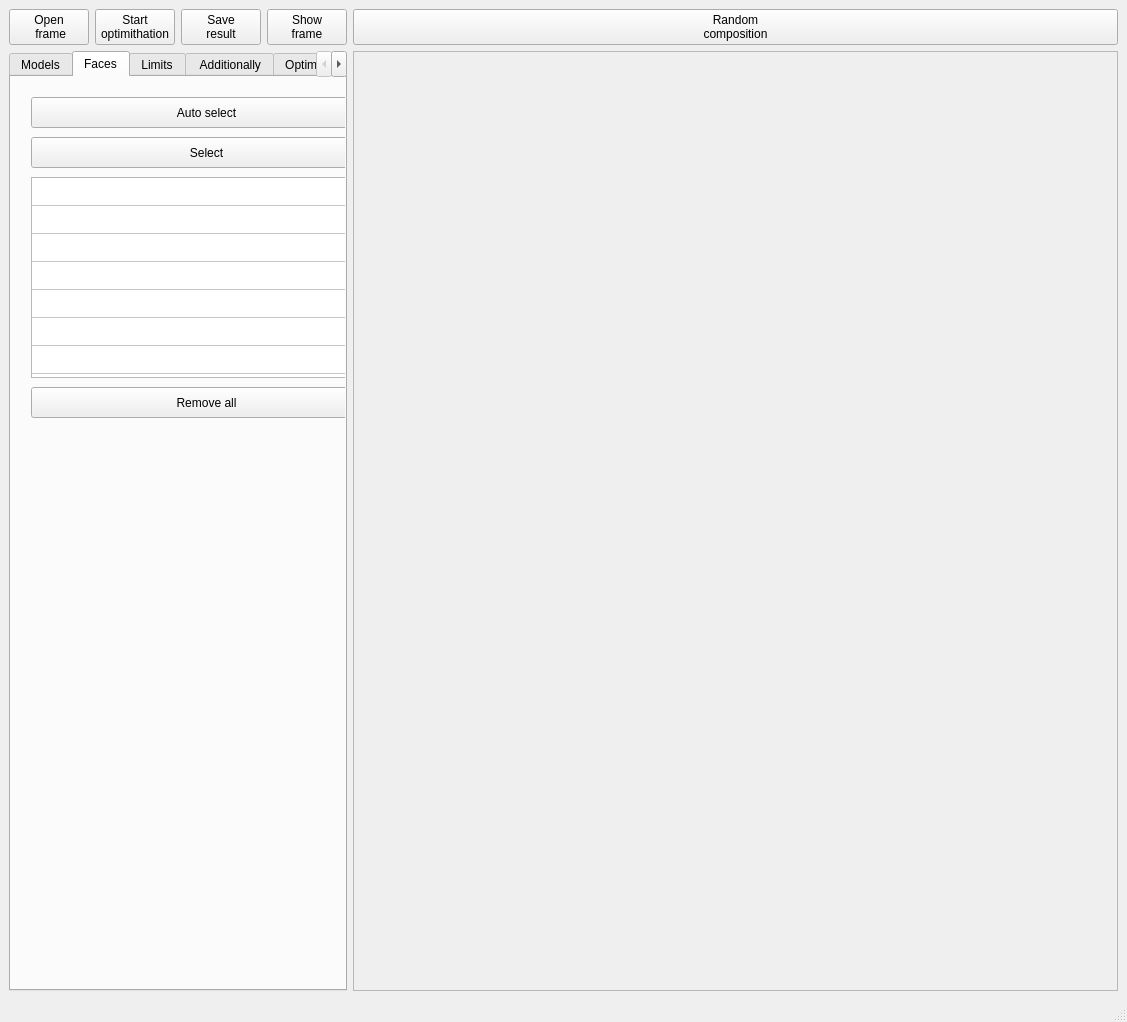
<?xml version="1.0" encoding="UTF-8"?>
<ui version="4.0">
 <class>MainWindow</class>
 <widget class="QMainWindow" name="MainWindow">
  <property name="windowModality">
   <enum>Qt::WindowModal</enum>
  </property>
  <property name="enabled">
   <bool>true</bool>
  </property>
  <property name="geometry">
   <rect>
    <x>0</x>
    <y>0</y>
    <width>1127</width>
    <height>1022</height>
   </rect>
  </property>
  <property name="baseSize">
   <size>
    <width>0</width>
    <height>0</height>
   </size>
  </property>
  <property name="windowTitle">
   <string>MainWindow</string>
  </property>
  <widget class="QWidget" name="centralwidget">
   <layout class="QGridLayout" name="gridLayout">
    <item row="1" column="4">
     <widget class="QScrollArea" name="scrollArea">
      <property name="sizePolicy">
       <sizepolicy hsizetype="Expanding" vsizetype="Expanding">
        <horstretch>0</horstretch>
        <verstretch>0</verstretch>
       </sizepolicy>
      </property>
      <property name="widgetResizable">
       <bool>true</bool>
      </property>
      <widget class="QWidget" name="scrollAreaWidgetContents">
       <property name="geometry">
        <rect>
         <x>0</x>
         <y>0</y>
         <width>703</width>
         <height>899</height>
        </rect>
       </property>
      </widget>
     </widget>
    </item>
    <item row="0" column="2">
     <widget class="QPushButton" name="Save_result">
      <property name="text">
       <string>Save 
result</string>
      </property>
     </widget>
    </item>
    <item row="0" column="0">
     <widget class="QPushButton" name="Open_frame">
      <property name="autoFillBackground">
       <bool>false</bool>
      </property>
      <property name="text">
       <string>Open
 frame</string>
      </property>
     </widget>
    </item>
    <item row="0" column="1">
     <widget class="QPushButton" name="Start_optimization">
      <property name="text">
       <string>Start 
optimithation</string>
      </property>
      <property name="shortcut">
       <string notr="true"/>
      </property>
      <property name="autoRepeat">
       <bool>true</bool>
      </property>
     </widget>
    </item>
    <item row="0" column="3">
     <widget class="QPushButton" name="Show_frame">
      <property name="text">
       <string>Show
frame</string>
      </property>
     </widget>
    </item>
    <item row="1" column="0" colspan="4">
     <widget class="QTabWidget" name="tabWidget">
      <property name="currentIndex">
       <number>1</number>
      </property>
      <widget class="QWidget" name="tab_models">
       <attribute name="title">
        <string>Models</string>
       </attribute>
       <widget class="QPushButton" name="Add_file">
        <property name="geometry">
         <rect>
          <x>20</x>
          <y>20</y>
          <width>351</width>
          <height>31</height>
         </rect>
        </property>
        <property name="text">
         <string>Add files</string>
        </property>
       </widget>
       <widget class="QPushButton" name="Add_folder">
        <property name="geometry">
         <rect>
          <x>20</x>
          <y>60</y>
          <width>351</width>
          <height>31</height>
         </rect>
        </property>
        <property name="text">
         <string>Add folder</string>
        </property>
       </widget>
       <widget class="QPushButton" name="Remove_selected">
        <property name="geometry">
         <rect>
          <x>20</x>
          <y>310</y>
          <width>351</width>
          <height>31</height>
         </rect>
        </property>
        <property name="text">
         <string>Remove selected</string>
        </property>
       </widget>
       <widget class="QPushButton" name="Remove_all">
        <property name="geometry">
         <rect>
          <x>20</x>
          <y>350</y>
          <width>351</width>
          <height>31</height>
         </rect>
        </property>
        <property name="text">
         <string>Remove all</string>
        </property>
       </widget>
       <widget class="QLabel" name="label">
        <property name="geometry">
         <rect>
          <x>20</x>
          <y>400</y>
          <width>111</width>
          <height>16</height>
         </rect>
        </property>
        <property name="text">
         <string>Dipsplay settings:</string>
        </property>
       </widget>
       <widget class="QPushButton" name="Change_orientation">
        <property name="geometry">
         <rect>
          <x>20</x>
          <y>480</y>
          <width>351</width>
          <height>31</height>
         </rect>
        </property>
        <property name="text">
         <string>Change orientation</string>
        </property>
       </widget>
       <widget class="QTableWidget" name="tableWidget">
        <property name="geometry">
         <rect>
          <x>20</x>
          <y>100</y>
          <width>351</width>
          <height>201</height>
         </rect>
        </property>
        <property name="lineWidth">
         <number>2</number>
        </property>
        <property name="showGrid">
         <bool>true</bool>
        </property>
        <property name="wordWrap">
         <bool>true</bool>
        </property>
        <property name="cornerButtonEnabled">
         <bool>true</bool>
        </property>
        <property name="rowCount">
         <number>7</number>
        </property>
        <property name="columnCount">
         <number>1</number>
        </property>
        <attribute name="horizontalHeaderVisible">
         <bool>false</bool>
        </attribute>
        <attribute name="horizontalHeaderDefaultSectionSize">
         <number>331</number>
        </attribute>
        <attribute name="horizontalHeaderHighlightSections">
         <bool>false</bool>
        </attribute>
        <attribute name="horizontalHeaderMinimumSectionSize">
         <number>29</number>
        </attribute>
        <attribute name="verticalHeaderVisible">
         <bool>false</bool>
        </attribute>
        <attribute name="verticalHeaderDefaultSectionSize">
         <number>28</number>
        </attribute>
        <attribute name="verticalHeaderHighlightSections">
         <bool>true</bool>
        </attribute>
        <row/>
        <row/>
        <row/>
        <row/>
        <row/>
        <row/>
        <row/>
        <column/>
       </widget>
       <widget class="QCheckBox" name="display_selected">
        <property name="geometry">
         <rect>
          <x>20</x>
          <y>430</y>
          <width>131</width>
          <height>20</height>
         </rect>
        </property>
        <property name="text">
         <string>Display selected</string>
        </property>
       </widget>
       <widget class="QCheckBox" name="checkBox_2">
        <property name="geometry">
         <rect>
          <x>20</x>
          <y>450</y>
          <width>121</width>
          <height>20</height>
         </rect>
        </property>
        <property name="text">
         <string>Display axis</string>
        </property>
       </widget>
      </widget>
      <widget class="QWidget" name="tab_faces">
       <attribute name="title">
        <string>Faces</string>
       </attribute>
       <widget class="QPushButton" name="Auto_select">
        <property name="geometry">
         <rect>
          <x>20</x>
          <y>20</y>
          <width>351</width>
          <height>31</height>
         </rect>
        </property>
        <property name="text">
         <string>Auto select</string>
        </property>
       </widget>
       <widget class="QPushButton" name="Select_faces">
        <property name="geometry">
         <rect>
          <x>20</x>
          <y>60</y>
          <width>351</width>
          <height>31</height>
         </rect>
        </property>
        <property name="text">
         <string>Select</string>
        </property>
       </widget>
       <widget class="QPushButton" name="Remove_all_faces">
        <property name="geometry">
         <rect>
          <x>20</x>
          <y>310</y>
          <width>351</width>
          <height>31</height>
         </rect>
        </property>
        <property name="text">
         <string>Remove all</string>
        </property>
       </widget>
       <widget class="QTableWidget" name="tableWidget_faces">
        <property name="geometry">
         <rect>
          <x>20</x>
          <y>100</y>
          <width>351</width>
          <height>201</height>
         </rect>
        </property>
        <property name="lineWidth">
         <number>2</number>
        </property>
        <property name="showGrid">
         <bool>true</bool>
        </property>
        <property name="wordWrap">
         <bool>true</bool>
        </property>
        <property name="cornerButtonEnabled">
         <bool>true</bool>
        </property>
        <property name="rowCount">
         <number>7</number>
        </property>
        <property name="columnCount">
         <number>1</number>
        </property>
        <attribute name="horizontalHeaderVisible">
         <bool>false</bool>
        </attribute>
        <attribute name="horizontalHeaderDefaultSectionSize">
         <number>331</number>
        </attribute>
        <attribute name="horizontalHeaderHighlightSections">
         <bool>false</bool>
        </attribute>
        <attribute name="horizontalHeaderMinimumSectionSize">
         <number>29</number>
        </attribute>
        <attribute name="verticalHeaderVisible">
         <bool>false</bool>
        </attribute>
        <attribute name="verticalHeaderDefaultSectionSize">
         <number>28</number>
        </attribute>
        <attribute name="verticalHeaderHighlightSections">
         <bool>true</bool>
        </attribute>
        <row/>
        <row/>
        <row/>
        <row/>
        <row/>
        <row/>
        <row/>
        <column/>
       </widget>
      </widget>
      <widget class="QWidget" name="tab_limits">
       <attribute name="title">
        <string>Limits</string>
       </attribute>
       <widget class="QLabel" name="Limit_faces">
        <property name="geometry">
         <rect>
          <x>20</x>
          <y>20</y>
          <width>55</width>
          <height>16</height>
         </rect>
        </property>
        <property name="text">
         <string>TextLabel</string>
        </property>
       </widget>
       <widget class="QTableWidget" name="List_limits_face">
        <property name="geometry">
         <rect>
          <x>20</x>
          <y>50</y>
          <width>291</width>
          <height>231</height>
         </rect>
        </property>
        <property name="baseSize">
         <size>
          <width>1</width>
          <height>0</height>
         </size>
        </property>
       </widget>
       <widget class="QTabWidget" name="tab_lim_face">
        <property name="geometry">
         <rect>
          <x>20</x>
          <y>290</y>
          <width>291</width>
          <height>301</height>
         </rect>
        </property>
        <property name="currentIndex">
         <number>2</number>
        </property>
        <widget class="QWidget" name="tab_f">
         <attribute name="title">
          <string>Faces</string>
         </attribute>
         <widget class="QLabel" name="Faces_mess">
          <property name="geometry">
           <rect>
            <x>20</x>
            <y>10</y>
            <width>55</width>
            <height>16</height>
           </rect>
          </property>
          <property name="text">
           <string>TextLabel</string>
          </property>
         </widget>
         <widget class="QPushButton" name="Select_faces_limits">
          <property name="geometry">
           <rect>
            <x>20</x>
            <y>30</y>
            <width>131</width>
            <height>31</height>
           </rect>
          </property>
          <property name="text">
           <string>Select faces</string>
          </property>
         </widget>
         <widget class="QTableView" name="Tab_face">
          <property name="geometry">
           <rect>
            <x>20</x>
            <y>70</y>
            <width>241</width>
            <height>131</height>
           </rect>
          </property>
         </widget>
         <widget class="QPushButton" name="Remove_face_limit">
          <property name="geometry">
           <rect>
            <x>20</x>
            <y>210</y>
            <width>101</width>
            <height>31</height>
           </rect>
          </property>
          <property name="text">
           <string>Remove</string>
          </property>
         </widget>
         <widget class="QPushButton" name="Remove_all_lim_fac">
          <property name="geometry">
           <rect>
            <x>130</x>
            <y>210</y>
            <width>131</width>
            <height>31</height>
           </rect>
          </property>
          <property name="text">
           <string>Remove all</string>
          </property>
         </widget>
        </widget>
        <widget class="QWidget" name="Orientation">
         <attribute name="title">
          <string>Orientation</string>
         </attribute>
         <widget class="QSpinBox" name="angle_gl_axis">
          <property name="geometry">
           <rect>
            <x>20</x>
            <y>140</y>
            <width>241</width>
            <height>22</height>
           </rect>
          </property>
         </widget>
         <widget class="QLabel" name="label_4">
          <property name="geometry">
           <rect>
            <x>20</x>
            <y>60</y>
            <width>55</width>
            <height>16</height>
           </rect>
          </property>
          <property name="text">
           <string>X-axis:</string>
          </property>
         </widget>
         <widget class="QRadioButton" name="flag_angle">
          <property name="geometry">
           <rect>
            <x>20</x>
            <y>80</y>
            <width>151</width>
            <height>20</height>
           </rect>
          </property>
          <property name="text">
           <string>Angle by global axis</string>
          </property>
         </widget>
         <widget class="QRadioButton" name="flag_parralel">
          <property name="geometry">
           <rect>
            <x>20</x>
            <y>170</y>
            <width>95</width>
            <height>20</height>
           </rect>
          </property>
          <property name="text">
           <string>Parralel to:</string>
          </property>
         </widget>
         <widget class="QComboBox" name="global_axis">
          <property name="geometry">
           <rect>
            <x>20</x>
            <y>110</y>
            <width>241</width>
            <height>22</height>
           </rect>
          </property>
         </widget>
         <widget class="QComboBox" name="face_for_orientation">
          <property name="geometry">
           <rect>
            <x>20</x>
            <y>30</y>
            <width>241</width>
            <height>22</height>
           </rect>
          </property>
         </widget>
         <widget class="QLabel" name="label_5">
          <property name="geometry">
           <rect>
            <x>20</x>
            <y>10</y>
            <width>55</width>
            <height>16</height>
           </rect>
          </property>
          <property name="text">
           <string>Face:</string>
          </property>
         </widget>
         <widget class="QTableWidget" name="Edge_parall">
          <property name="geometry">
           <rect>
            <x>20</x>
            <y>200</y>
            <width>161</width>
            <height>31</height>
           </rect>
          </property>
          <property name="baseSize">
           <size>
            <width>1</width>
            <height>0</height>
           </size>
          </property>
         </widget>
         <widget class="QPushButton" name="Select_parallel_edge">
          <property name="geometry">
           <rect>
            <x>190</x>
            <y>200</y>
            <width>71</width>
            <height>31</height>
           </rect>
          </property>
          <property name="text">
           <string>Select</string>
          </property>
         </widget>
        </widget>
        <widget class="QWidget" name="Loaction">
         <attribute name="title">
          <string>Location</string>
         </attribute>
         <widget class="QComboBox" name="Loc_sel_face">
          <property name="geometry">
           <rect>
            <x>20</x>
            <y>30</y>
            <width>241</width>
            <height>22</height>
           </rect>
          </property>
         </widget>
         <widget class="QLabel" name="label_6">
          <property name="geometry">
           <rect>
            <x>20</x>
            <y>10</y>
            <width>55</width>
            <height>16</height>
           </rect>
          </property>
          <property name="text">
           <string>Face:</string>
          </property>
         </widget>
         <widget class="QTableWidget" name="Wid_first_face">
          <property name="geometry">
           <rect>
            <x>20</x>
            <y>80</y>
            <width>161</width>
            <height>31</height>
           </rect>
          </property>
          <property name="baseSize">
           <size>
            <width>1</width>
            <height>0</height>
           </size>
          </property>
         </widget>
         <widget class="QPushButton" name="Loc_first_face">
          <property name="geometry">
           <rect>
            <x>190</x>
            <y>80</y>
            <width>71</width>
            <height>31</height>
           </rect>
          </property>
          <property name="text">
           <string>Select</string>
          </property>
         </widget>
         <widget class="QLabel" name="label_8">
          <property name="geometry">
           <rect>
            <x>20</x>
            <y>60</y>
            <width>71</width>
            <height>16</height>
           </rect>
          </property>
          <property name="text">
           <string>First face:</string>
          </property>
         </widget>
         <widget class="QLabel" name="label_9">
          <property name="geometry">
           <rect>
            <x>20</x>
            <y>120</y>
            <width>71</width>
            <height>16</height>
           </rect>
          </property>
          <property name="text">
           <string>First face:</string>
          </property>
         </widget>
         <widget class="QTableWidget" name="Wid_sec_face">
          <property name="geometry">
           <rect>
            <x>20</x>
            <y>140</y>
            <width>161</width>
            <height>31</height>
           </rect>
          </property>
          <property name="baseSize">
           <size>
            <width>1</width>
            <height>0</height>
           </size>
          </property>
         </widget>
         <widget class="QPushButton" name="Loc_sec_face">
          <property name="geometry">
           <rect>
            <x>190</x>
            <y>140</y>
            <width>71</width>
            <height>31</height>
           </rect>
          </property>
          <property name="text">
           <string>Select</string>
          </property>
         </widget>
         <widget class="QSpinBox" name="loc_distance">
          <property name="geometry">
           <rect>
            <x>20</x>
            <y>200</y>
            <width>241</width>
            <height>22</height>
           </rect>
          </property>
         </widget>
         <widget class="QLabel" name="label_10">
          <property name="geometry">
           <rect>
            <x>20</x>
            <y>180</y>
            <width>71</width>
            <height>16</height>
           </rect>
          </property>
          <property name="text">
           <string>Distance:</string>
          </property>
         </widget>
         <widget class="QPushButton" name="Add_loc">
          <property name="geometry">
           <rect>
            <x>190</x>
            <y>230</y>
            <width>71</width>
            <height>31</height>
           </rect>
          </property>
          <property name="text">
           <string>Add</string>
          </property>
         </widget>
        </widget>
       </widget>
      </widget>
      <widget class="QWidget" name="Additionally">
       <attribute name="title">
        <string> Additionally</string>
       </attribute>
       <widget class="QSpinBox" name="icrement_location">
        <property name="geometry">
         <rect>
          <x>20</x>
          <y>40</y>
          <width>301</width>
          <height>22</height>
         </rect>
        </property>
       </widget>
       <widget class="QLabel" name="label_7">
        <property name="geometry">
         <rect>
          <x>20</x>
          <y>20</y>
          <width>131</width>
          <height>16</height>
         </rect>
        </property>
        <property name="text">
         <string>Incriment for location:</string>
        </property>
       </widget>
       <widget class="QSpinBox" name="icrement_angle">
        <property name="geometry">
         <rect>
          <x>20</x>
          <y>100</y>
          <width>301</width>
          <height>22</height>
         </rect>
        </property>
       </widget>
       <widget class="QLabel" name="Icrement_angle_text">
        <property name="geometry">
         <rect>
          <x>20</x>
          <y>80</y>
          <width>131</width>
          <height>16</height>
         </rect>
        </property>
        <property name="text">
         <string>Incriment for angle:</string>
        </property>
       </widget>
       <widget class="QSpinBox" name="min_distance">
        <property name="geometry">
         <rect>
          <x>20</x>
          <y>160</y>
          <width>301</width>
          <height>22</height>
         </rect>
        </property>
       </widget>
       <widget class="QLabel" name="Min_distance_text">
        <property name="geometry">
         <rect>
          <x>20</x>
          <y>140</y>
          <width>131</width>
          <height>16</height>
         </rect>
        </property>
        <property name="text">
         <string>Min distance:</string>
        </property>
       </widget>
       <widget class="QLabel" name="label_13">
        <property name="geometry">
         <rect>
          <x>20</x>
          <y>240</y>
          <width>181</width>
          <height>16</height>
         </rect>
        </property>
        <property name="text">
         <string>Min distance between models:</string>
        </property>
       </widget>
       <widget class="QSpinBox" name="distance_pair">
        <property name="geometry">
         <rect>
          <x>20</x>
          <y>410</y>
          <width>301</width>
          <height>22</height>
         </rect>
        </property>
       </widget>
       <widget class="QComboBox" name="Ad_first_model">
        <property name="geometry">
         <rect>
          <x>20</x>
          <y>280</y>
          <width>301</width>
          <height>22</height>
         </rect>
        </property>
       </widget>
       <widget class="QLabel" name="label_14">
        <property name="geometry">
         <rect>
          <x>20</x>
          <y>260</y>
          <width>181</width>
          <height>16</height>
         </rect>
        </property>
        <property name="text">
         <string>First model:</string>
        </property>
       </widget>
       <widget class="QComboBox" name="Ad_sec_model">
        <property name="geometry">
         <rect>
          <x>20</x>
          <y>340</y>
          <width>301</width>
          <height>22</height>
         </rect>
        </property>
       </widget>
       <widget class="QLabel" name="label_15">
        <property name="geometry">
         <rect>
          <x>20</x>
          <y>320</y>
          <width>181</width>
          <height>16</height>
         </rect>
        </property>
        <property name="text">
         <string>Second model:</string>
        </property>
       </widget>
       <widget class="QLabel" name="label_16">
        <property name="geometry">
         <rect>
          <x>20</x>
          <y>390</y>
          <width>181</width>
          <height>16</height>
         </rect>
        </property>
        <property name="text">
         <string>Distance:</string>
        </property>
       </widget>
       <widget class="QPushButton" name="Add_pair">
        <property name="geometry">
         <rect>
          <x>20</x>
          <y>450</y>
          <width>111</width>
          <height>31</height>
         </rect>
        </property>
        <property name="text">
         <string>Add</string>
        </property>
       </widget>
       <widget class="QTableWidget" name="Wid_pair">
        <property name="geometry">
         <rect>
          <x>20</x>
          <y>500</y>
          <width>301</width>
          <height>81</height>
         </rect>
        </property>
        <property name="baseSize">
         <size>
          <width>1</width>
          <height>0</height>
         </size>
        </property>
       </widget>
       <widget class="QPushButton" name="remove_pair_dist">
        <property name="geometry">
         <rect>
          <x>150</x>
          <y>450</y>
          <width>111</width>
          <height>31</height>
         </rect>
        </property>
        <property name="text">
         <string>Remove</string>
        </property>
       </widget>
      </widget>
      <widget class="QWidget" name="Optimization">
       <attribute name="title">
        <string>Optimization</string>
       </attribute>
       <widget class="QSpinBox" name="Num_process">
        <property name="geometry">
         <rect>
          <x>20</x>
          <y>40</y>
          <width>301</width>
          <height>22</height>
         </rect>
        </property>
       </widget>
       <widget class="QLabel" name="label_17">
        <property name="geometry">
         <rect>
          <x>20</x>
          <y>20</y>
          <width>131</width>
          <height>16</height>
         </rect>
        </property>
        <property name="text">
         <string>Number of processing:</string>
        </property>
       </widget>
       <widget class="QSpinBox" name="Size_population">
        <property name="geometry">
         <rect>
          <x>20</x>
          <y>90</y>
          <width>301</width>
          <height>22</height>
         </rect>
        </property>
       </widget>
       <widget class="QLabel" name="label_18">
        <property name="geometry">
         <rect>
          <x>20</x>
          <y>70</y>
          <width>131</width>
          <height>16</height>
         </rect>
        </property>
        <property name="text">
         <string>Population size:</string>
        </property>
       </widget>
       <widget class="QLabel" name="label_19">
        <property name="geometry">
         <rect>
          <x>20</x>
          <y>120</y>
          <width>131</width>
          <height>16</height>
         </rect>
        </property>
        <property name="text">
         <string>Elitist fraction:</string>
        </property>
       </widget>
       <widget class="QSpinBox" name="Elitist_fraction">
        <property name="geometry">
         <rect>
          <x>20</x>
          <y>140</y>
          <width>301</width>
          <height>22</height>
         </rect>
        </property>
       </widget>
       <widget class="QLabel" name="label_20">
        <property name="geometry">
         <rect>
          <x>20</x>
          <y>170</y>
          <width>131</width>
          <height>16</height>
         </rect>
        </property>
        <property name="text">
         <string>Mutation variance:</string>
        </property>
       </widget>
       <widget class="QSpinBox" name="mutation_var">
        <property name="geometry">
         <rect>
          <x>20</x>
          <y>190</y>
          <width>301</width>
          <height>22</height>
         </rect>
        </property>
       </widget>
       <widget class="QLabel" name="label_21">
        <property name="geometry">
         <rect>
          <x>20</x>
          <y>220</y>
          <width>131</width>
          <height>16</height>
         </rect>
        </property>
        <property name="text">
         <string>Number generation:</string>
        </property>
       </widget>
       <widget class="QSpinBox" name="Num_generation">
        <property name="geometry">
         <rect>
          <x>20</x>
          <y>240</y>
          <width>301</width>
          <height>22</height>
         </rect>
        </property>
       </widget>
       <widget class="QLabel" name="Process_time">
        <property name="geometry">
         <rect>
          <x>20</x>
          <y>280</y>
          <width>301</width>
          <height>21</height>
         </rect>
        </property>
        <property name="text">
         <string/>
        </property>
       </widget>
      </widget>
     </widget>
    </item>
    <item row="0" column="4">
     <widget class="QPushButton" name="Random_composition">
      <property name="enabled">
       <bool>true</bool>
      </property>
      <property name="sizePolicy">
       <sizepolicy hsizetype="Minimum" vsizetype="Minimum">
        <horstretch>0</horstretch>
        <verstretch>0</verstretch>
       </sizepolicy>
      </property>
      <property name="text">
       <string>Random 
composition</string>
      </property>
     </widget>
    </item>
   </layout>
  </widget>
  <widget class="QMenuBar" name="menubar">
   <property name="geometry">
    <rect>
     <x>0</x>
     <y>0</y>
     <width>1127</width>
     <height>26</height>
    </rect>
   </property>
  </widget>
  <widget class="QStatusBar" name="statusbar"/>
 </widget>
 <resources/>
 <connections/>
</ui>
